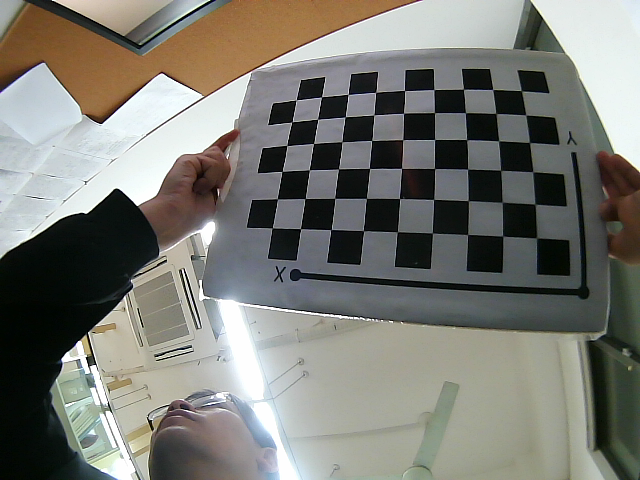
#> input picture src/CameraCalibration/data/Image10.png, 640 x 480 px; its folder holds 4 pictures in this run
$ python calibrate.py
#> lines starting #> are read from the running program, lines starting #| are printed output that depends on the picture
### src/CameraCalibration/chessBoard.py
class ChessBoard:
    '''
    A class to represent the chessboard used for camera calibration.

    Attributes:
        col (int): The number of corners along the columns (the odd side).
        row (int): The number of corners along the rows (the even side).
        width (int): The physical distance (in millimeters) between corners in the real world.
    '''
    def __init__(self, col, row, width) -> None:
        '''
        Initialize the ChessBoard with the given dimensions.

        Args:
            col (int): The number of corners along the columns.
            row (int): The number of corners along the rows.
            width (int): The physical distance between corners in millimeters.
        '''
        self.col = col  # Number of corners along the columns (the odd side)
        self.row = row  # Number of corners along the rows (the even side)
        self.width = width  # Physical distance between corners in millimeters

### src/CameraCalibration/calibrate.py
import glob
import cv2
import numpy as np
from CameraCalibration.chessBoard import ChessBoard


def write_intrinsic_matrix(camera_matrix, distortion_coefficient, mode: str):
    '''
    Write the camera intrinsic matrix and distortion coefficients to a file.

    Args:
        camera_matrix (numpy.ndarray): The camera matrix (3x3).
        distortion_coefficient (numpy.ndarray): The distortion coefficients.
        mode (str): The calibration mode ('normal' or 'fisheye').
    '''
    if mode == 'normal':
        with open('results/intrinsicNormal.py', mode='w', encoding='utf-8') as f:
            f.write('import numpy as np\n')
            f.write('camera_matrix = np.float32(' + str(camera_matrix.tolist()) + ')\n')
            f.write('distortion_coefficient = np.float32(' + str(distortion_coefficient.tolist()) + ')\n')
        print('Matrix has been written to intrinsicNormal.py')
    elif mode == 'fisheye':
        with open('results/intrinsicFisheye.py', mode='w', encoding='utf-8') as f:
            f.write('import numpy as np\n')
            f.write('camera_matrix = np.float32(' + str(camera_matrix.tolist()) + ')\n')
            f.write('distortion_coefficient = np.float32(' + str(distortion_coefficient.tolist()) + ')\n')
        print('Matrix has been written to intrinsicFisheye.py')


def calibrate(images_folder: str, cb: ChessBoard, mode='normal'):
    '''
    Calibrate the camera using images of a chessboard pattern.

    Args:
        images_folder (str): The folder containing the calibration images.
        cb (ChessBoard): The chessboard configuration.
        mode (str): The calibration mode ('normal' or 'fisheye').

    Returns:
        tuple: The camera matrix and distortion coefficients.
    '''
#> called with images_folder = './data', mode = 'normal'
    image_points = []  # 2D corner points in the image
    world_points = []  # 3D points in the world coordinate system

    # Generate 3D points for the chessboard corners
    wps = np.zeros((cb.row * cb.col, 1, 3), np.float32)
    wps[:, 0, :2] = np.mgrid[0:cb.col, 0:cb.row].T.reshape(-1, 2)
    wps = wps * cb.width  # Convert from pixels to millimeters

    h, w = 0, 0  # Image height and width

    # Load all calibration images
    image_sets = glob.glob(images_folder + '/*.png')
    for image_path in image_sets:
        image = cv2.imread(image_path)
#> image is the input picture: shape (480, 640, 3); mean B, G, R 115.7, 122.3, 122.3
        h, w, _ = image.shape
#> h = 480; w = 640
        gray = cv2.cvtColor(image, cv2.COLOR_BGR2GRAY)  # Convert to grayscale
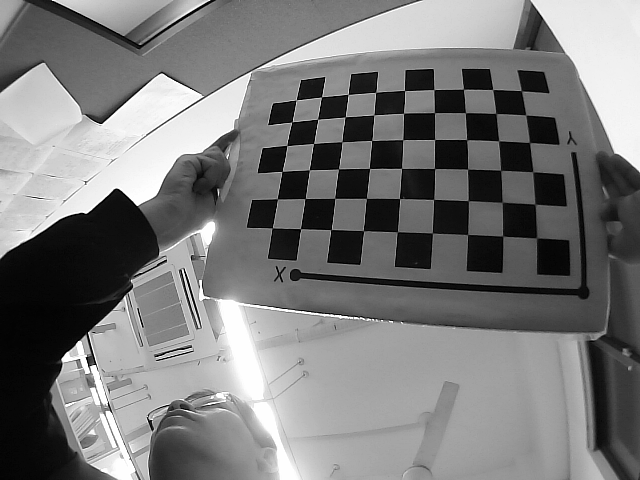
#> gray: shape (480, 640); min 0, max 255, mean 121.6

        # Find chessboard corners
        _, corners = cv2.findChessboardCorners(gray, (cb.col, cb.row), None)
#> corners = 54 rows, first 8: [536, 237.6], [502.6, 236], [467.7, 234.5], [432.3, 233], [397.4, 231.8], [363.4, 230.8], [331, 229.6], [300.5, 228.8]
        if corners is not None:
            image_points.append(corners)
            world_points.append(wps)

        # Check for mismatched points
        if len(world_points[0]) != len(image_points[0]):
            print(f'No match in {image_path}!')
            return
#> pass 2 of the loop in calibrate, `for image_path in image_sets:`:
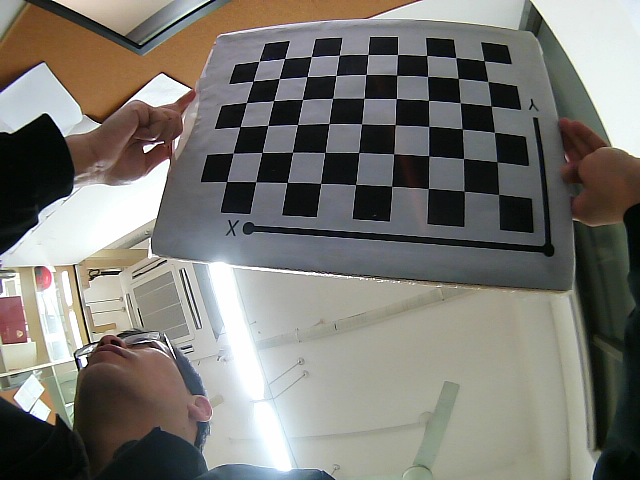
#> input picture src/CameraCalibration/data/Image11.png, 640 x 480 px
#> in calibrate, image is the input picture: shape (480, 640, 3); mean B, G, R 114.5, 120.5, 122.2
#> in calibrate, `gray = cv2.cvtColor(image, cv2.COLOR_BGR2GRAY)`:
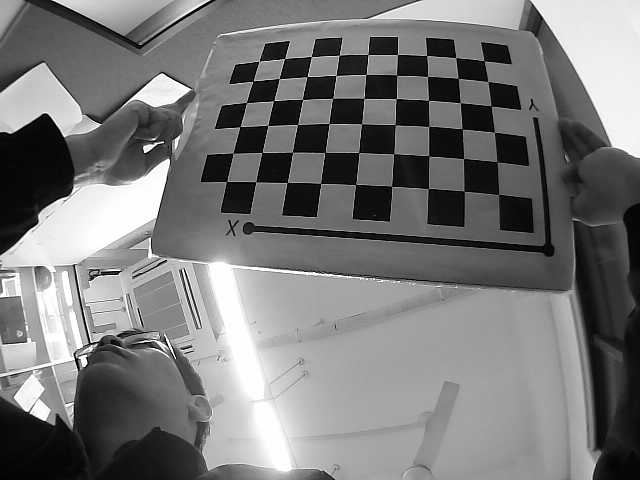
#> gray: shape (480, 640); min 0, max 255, mean 120.3
#> corners = 54 rows, first 8: [498.6, 194.3], [464.2, 191.3], [428.2, 188.4], [391.8, 186.4], [355.5, 184.5], [320.6, 183.4], [287.2, 182.4], [255.5, 181.8]
#> pass 3 of the loop in calibrate, `for image_path in image_sets:`:
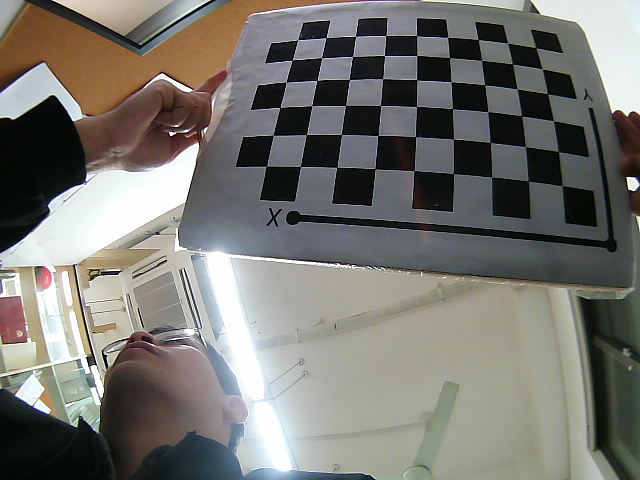
#> input picture src/CameraCalibration/data/Image12.png, 640 x 480 px
#> in calibrate, image is the input picture: shape (480, 640, 3); mean B, G, R 113.4, 118.6, 119.8
#> in calibrate, `gray = cv2.cvtColor(image, cv2.COLOR_BGR2GRAY)`:
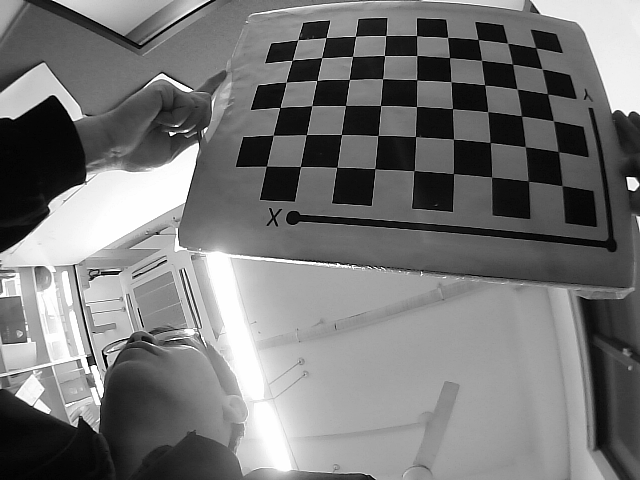
#> gray: shape (480, 640); min 0, max 255, mean 118.4
#> corners = 54 rows, first 8: [561.7, 185.5], [528.1, 181.2], [491.6, 177.2], [453.3, 173.6], [413.9, 170.8], [374.7, 168.6], [336.6, 167.2], [300.5, 166.5]
#> the loop made 4 passes; the first 3 are shown

    # Perform camera calibration based on the selected mode
    if mode == 'normal':
        _, camera_matrix, distortion_coefficient, rvec, tvec = cv2.calibrateCamera(
            world_points, image_points, (w, h), None, None)

        print('Calibration finished!')
        print('Number of boards:', len(rvec), len(tvec))
        print('K:', camera_matrix)
        print('D:', distortion_coefficient)

        write_intrinsic_matrix(camera_matrix, distortion_coefficient, mode)
        return camera_matrix, distortion_coefficient

    elif mode == 'fisheye':
        K = np.zeros((3, 3))
        D = np.zeros((4, 1))
        criteria = (cv2.TERM_CRITERIA_EPS + cv2.TERM_CRITERIA_MAX_ITER, 30, 0.1)
        rvecs = [np.zeros((1, 1, 3), dtype=np.float32) for _ in range(len(image_sets))]
        tvecs = [np.zeros((1, 1, 3), dtype=np.float32) for _ in range(len(image_sets))]
        ret, K, D, rvecs, tvecs = cv2.fisheye.calibrate(
            world_points, image_points, (w, h), K, D, rvecs, tvecs, criteria=criteria)

        print('Calibration finished!')
        print('K:', K)
        print('D:', D)

        write_intrinsic_matrix(K, D, mode)
        return K, D


if __name__ == '__main__':
    # Initialize chessboard configuration
    cb = ChessBoard(9, 6, 10)  # Columns, rows, and width (in mm)

    # Select calibration mode
    mode = 'normal'  # or 'fisheye'

    # Perform calibration
    calibrate('./data', cb, mode)
